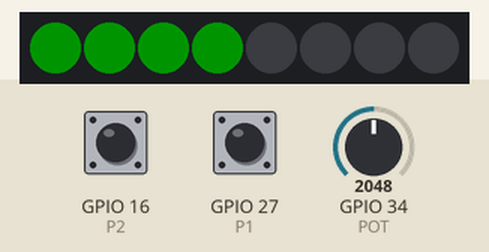
Simulated run of this sketch. Board: ESP32. Shown: 8 RGB LEDs in strip order, left to right. Inputs (shaded band) come from the test bench; at power-on: GPIO 34 (POT) = 2048, GPIO 27 (P1) HIGH, GPIO 16 (P2) HIGH. Dim RGB values are drawn brighter than linear.

Above: at 1.2 s.
1.3 s: GPIO 34 (POT) set to 542
At 2.3 s:
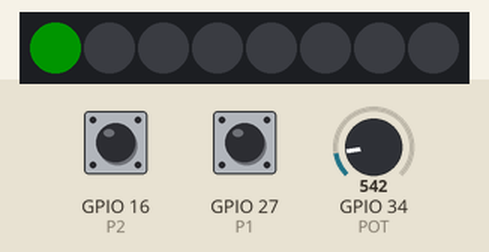
2.8 s: GPIO 34 (POT) set to 465
At 3.5 s:
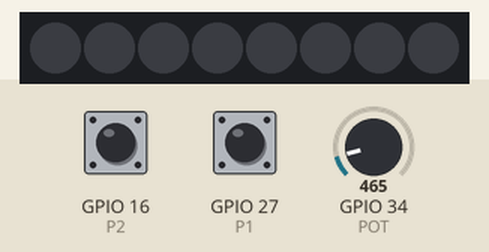
4.3 s: GPIO 34 (POT) set to 4095
At 4.6 s:
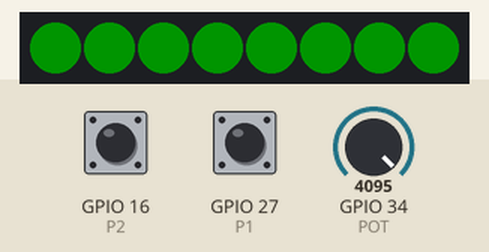
5.8 s: GPIO 27 (P1) pulled LOW for 0.15 s
At 6.5 s:
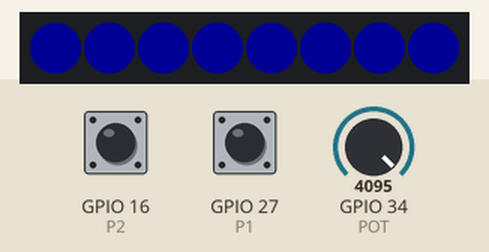
7.4 s: GPIO 27 (P1) pulled LOW for 1 s
At 8.9 s:
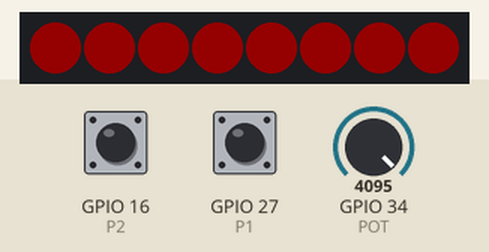
9.9 s: GPIO 34 (POT) set to 4056
At 11.3 s:
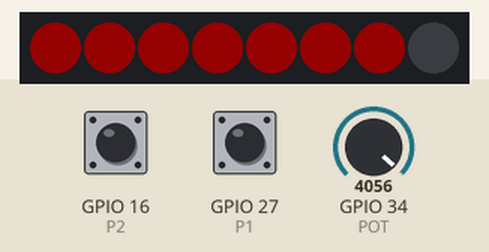
Timing chart, 0 to 12.4 s (numbered marks = the images above; inputs shaded):
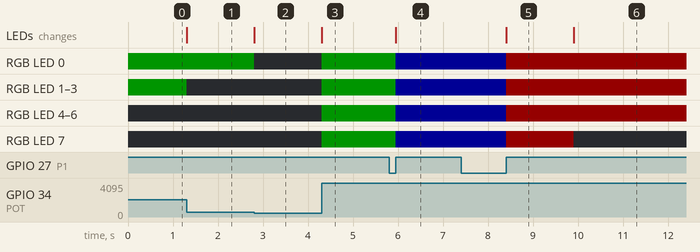

Measured:
- the behaviour switches between 512 and 511 on GPIO 34 (POT) (found by bisection; images 1 and 2)
- the behaviour switches between 4095 and 4094 on GPIO 34 (POT) (found by bisection; images 5 and 6)
- after the input at 1.3 s, RGB LED 1–3: RGB(0, 20, 0) → off at once; the LEDs: change at once (image 1)
- after the input at 2.8 s, RGB LED 0: RGB(0, 20, 0) → off at once; the LEDs: change at once (image 2)
- after the input at 4.3 s, RGB LED 0–7: off → RGB(0, 20, 0) at once; the LEDs: change at once (image 3)
- after the input at 5.8 s, RGB LED 0–7: RGB(0, 20, 0) → RGB(0, 0, 20) after 0.16 s; the LEDs: change after 0.16 s (image 4)
- after the input at 7.4 s, RGB LED 0–7: RGB(0, 0, 20) → RGB(20, 0, 0) after 1.0 s; the LEDs: change after 1.0 s (image 5)
- after the input at 9.9 s, RGB LED 7: RGB(20, 0, 0) → off at once; the LEDs: change at once (image 6)

The sketch:

NP04_colorPot.ino
```cpp
#include <Adafruit_NeoPixel.h>

#define NUMPIXELS 8
#define PIN 26
#define POT 34

#define P1 27
#define P2 16

Adafruit_NeoPixel tira = Adafruit_NeoPixel(NUMPIXELS, PIN, NEO_GRB + NEO_KHZ800);

bool p1pressed = false;
bool p2pressed = false;

byte color = 0;

struct RGB
{
  RGB(unsigned int _r, unsigned int _g, unsigned int _b)
  {
    r = _r;
    g = _g;
    b = _b;
  }

  unsigned int r = 255;
  unsigned int g = 255;
  unsigned int b = 255;

  uint32_t getColor()
  {
    return tira.Color(r, g, b);
  }
};

RGB rojo(255, 0, 0);
RGB verde(0, 255, 0);
RGB azul(0, 0, 255);
RGB off(0, 0, 0);

byte codColor = 0;
int brillo = 2;

void setup()
{
  tira.begin();
  tira.setBrightness(64);
  tira.clear();

  pinMode(P1, INPUT_PULLUP);
  pinMode(P2, INPUT_PULLUP);
}

void loop()
{
  int pot = map(analogRead(POT), 0, 4095, -1, NUMPIXELS - 1);

  if(!digitalRead(P1)) p1pressed = true;
  if(!digitalRead(P2)) p2pressed = true;

  if(digitalRead(P1) && p1pressed)
  {
    color = color == 0 ? 1 : color == 1 ? 2 : 0;
    p1pressed = false;
  }

  if(digitalRead(P2) && p2pressed)
  {
    brillo = brillo == 2 ? 4 : brillo == 4 ? 6 : 2;
    p2pressed = false;
  }

  for(int i = -1; i < NUMPIXELS; i++)
  {
    if(i == -1 || i > pot) tira.setPixelColor(i, off.getColor());
    else
    {
      if(color == 0) tira.setPixelColor(i, verde.getColor());
      if(color == 1) tira.setPixelColor(i, azul.getColor());
      if(color == 2) tira.setPixelColor(i, rojo.getColor());
    }

    tira.setBrightness(map(brillo, 0, 10, 0, 100));
    tira.show();
  }

}
```
